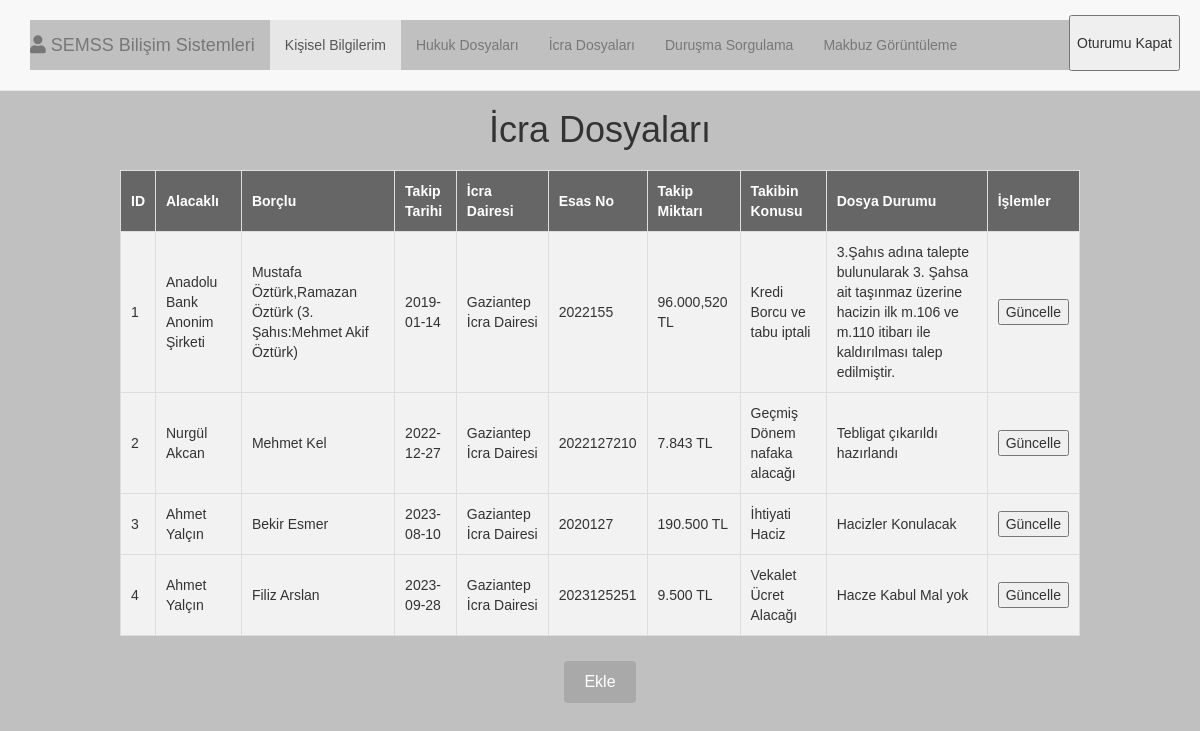
The app's page /icradosyalari.php (signed in) with its own data.
### icradosyalari.php (the view, shortened to what this page needs)
<?php include "dashboard.php"; ?>
<!DOCTYPE html>
<html lang="en">
<head>
</head>
<body>
    <h1>İcra Dosyaları</h1>
    <table>
        <tr>
            <th>ID</th>
            <th>Alacaklı</th>
            <th>Borçlu</th>
            <th>Takip Tarihi</th>
            <th>İcra Dairesi</th>
            <th>Esas No</th>
            <th>Takip Miktarı</th>
            <th>Takibin Konusu</th>
            <th>Dosya Durumu</th>
            <th>İşlemler</th>
        </tr>
        <?php
        $servername = "localhost";
        $username = "root";
        $password = "";
        $dbname = "final_projesi";
        $conn = new mysqli($servername, $username, $password, $dbname);
        $sql = "SELECT * FROM icradosyaları";
        $result = $conn->query($sql);
        if ($result->num_rows > 0) {
            while($row = $result->fetch_assoc()) {
                $id = $row['id'];
                echo "<tr>";
                echo "<td>" . $id . "</td>";
                echo "<td>" . htmlspecialchars($row['alacakli'], ENT_QUOTES) . "</td>";
                echo "<td>" . htmlspecialchars($row['borclu'], ENT_QUOTES) . "</td>";
                echo "<td>" . htmlspecialchars($row['takip_tarihi'], ENT_QUOTES) . "</td>";
                echo "<td>" . htmlspecialchars($row['icra_dairesi'], ENT_QUOTES) . "</td>";
                echo "<td>" . htmlspecialchars($row['esas_no'], ENT_QUOTES) . "</td>";
                echo "<td>" . htmlspecialchars($row['takip_miktari'], ENT_QUOTES) . "</td>";
                echo "<td>" . htmlspecialchars($row['takibin_konusu'], ENT_QUOTES) . "</td>";
                echo "<td>" . htmlspecialchars($row['dosya_durumu'], ENT_QUOTES) . "</td>";
                echo "<td><button onclick=\"showUpdateForm($id)\">Güncelle</button></td>";
                echo "</tr>";
            }
        } else {
            echo "<tr><td colspan='10'>0 sonuç</td></tr>";
        }
        ?>
    </table>
    <div class="button-container">
        <button onclick="showAddForm()">Ekle</button>
    </div>
</body>
</html>

### style.css (style rules this page uses)
body { background-color: #3e3939; }
body.admin { min-height: 500px; padding-top: 50px; padding-bottom: 50px; }

### dashboard.php (style rules this page uses)
body { font-family: Arial, sans-serif; background-color: #f2f2f2; margin: 0; padding: 0; }

### icradosyalari.php (style rules this page uses)
body { font-family: Arial, sans-serif; background-color: #C0C0C0; margin: 0; padding: 0; }
h1 { text-align: center; }
table { width: 80%; margin: 20px auto; border-collapse: collapse; }
th, td { padding: 10px; border: 1px solid #ddd; }
th { background-color: #666; color: white; }
tr:nth-child(even) { background-color: #f2f2f2; }
.button-container { text-align: center; margin-top: 20px; }
.button-container button { margin: 5px; padding: 10px 20px; font-size: 16px; background-color: #a9a9a9; color: white; border: none; border-radius: 4px; cursor: pointer; }

### records on screen
icradosyaları: id "1", alacakli "Anadolu Bank Anonim Şirketi", borclu "Mustafa Öztürk,Ramazan Öztürk (3. Şahıs:Mehmet Akif Öztürk)", takip_tarihi "2019-01-14", icra_dairesi "Gaziantep İcra Dairesi", esas_no "2022155", takip_miktari "96.000,520 TL", takibin_konusu "Kredi Borcu ve tabu iptali", dosya_durumu "3.Şahıs adına talepte bulunularak 3. Şahsa ait taşınmaz üzerine hacizin ilk m.106 ve m.110 itibarı ile kaldırılması talep edilmiştir."
icradosyaları: id "2", alacakli "Nurgül Akcan", borclu "Mehmet Kel", takip_tarihi "2022-12-27", icra_dairesi "Gaziantep İcra Dairesi", esas_no "2022127210", takip_miktari "7.843 TL", takibin_konusu "Geçmiş Dönem nafaka alacağı", dosya_durumu "Tebligat çıkarıldı hazırlandı"
icradosyaları: id "3", alacakli "Ahmet Yalçın", borclu "Bekir Esmer", takip_tarihi "2023-08-10", icra_dairesi "Gaziantep İcra Dairesi", esas_no "2020127", takip_miktari "190.500 TL", takibin_konusu "İhtiyati Haciz", dosya_durumu "Hacizler Konulacak"
icradosyaları: id "4", alacakli "Ahmet Yalçın", borclu "Filiz Arslan", takip_tarihi "2023-09-28", icra_dairesi "Gaziantep İcra Dairesi", esas_no "2023125251", takip_miktari "9.500 TL", takibin_konusu "Vekalet Ücret Alacağı", dosya_durumu "Hacze Kabul Mal yok"
